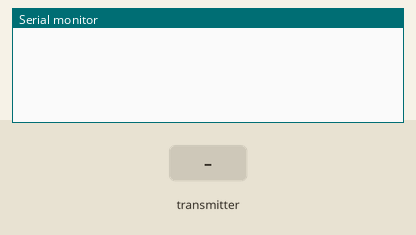
Recording of a sketch running on a simulated ESP32. On the bench: the last lines printed to the serial monitor. The inputs (shaded band) are chosen by the test bench.

Above: at 1.2 s.
1.3 s: the transmitter starts sending id = 0
At 1.66 s:
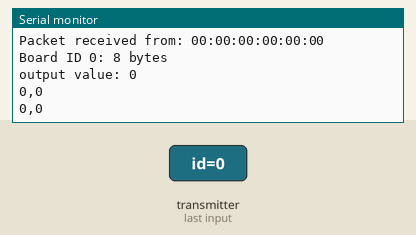
2.8 s: the transmitter starts sending output = 1024
At 3.16 s:
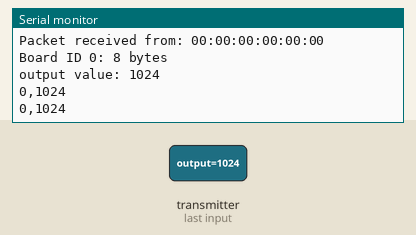
4.3 s: the transmitter starts sending id = 1
At 4.66 s:
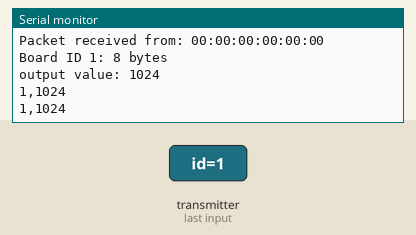
5.8 s: the transmitter starts sending output = 0
At 6.16 s:
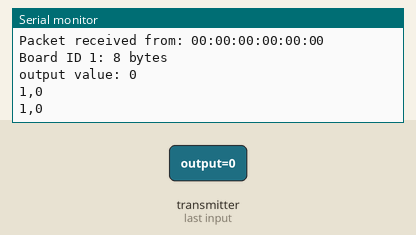

The sketch:

ESPNOW_receiver_UART.ino
```cpp
#include <esp_now.h>
#include <WiFi.h>
#include <HardwareSerial.h>

#define ESP32_RX 20
#define ESP32_TX 21

// Instantiate a new HardwareSerial object for communicating with another device
HardwareSerial MySerial(0); // UART0 on ESP32 Firebeetle

typedef struct struct_message {
  int id;       // Board ID
  int output;   // Output value (e.g., angle for stepper motor)
} struct_message;

struct_message myData;
//int outputs[2] = {0, 0};  // Array to hold output values for each board-- i think we can hold the values like this but does this mean changing the sending code?

// Create a structure to hold the readings from each board
struct_message board1;
struct_message board2;
//struct_message board3;

// Create an array with all the structures
struct_message boardsStruct[2] = {board1, board2};

//calback
void OnDataRecv(const uint8_t * mac_addr, const uint8_t *incomingData, int len) {
  char macStr[18];
  snprintf(macStr, sizeof(macStr), "%02x:%02x:%02x:%02x:%02x:%02x",
           mac_addr[0], mac_addr[1], mac_addr[2], mac_addr[3], mac_addr[4], mac_addr[5]);
  Serial.print("Packet received from: ");
  Serial.println(macStr);

  // Deserialize the incoming data
  memcpy(&myData, incomingData, sizeof(myData));
  Serial.printf("Board ID %u: %u bytes\n", myData.id, len);
  // Update the structures with the new incoming data
  boardsStruct[myData.id - 1].output = myData.output;
  //boardsStruct[myData.id-1].y = myData.y;
  Serial.printf("output value: %d \n", boardsStruct[myData.id - 1].output);

  String dataString = String(myData.id) + "," + String(myData.output)+'\n';
//  char outputStr[20];
//  snprintf(outputStr, sizeof(outputStr), "%d,%d\n", myData.id, "%d,%d\n", boardsStruct[myData.id - 1].output);
  Serial.println(dataString);
  MySerial.print(dataString);

  //  MySerial.println(boardsStruct[myData.id-1].output);
  //Serial.printf("y value: %d \n", boardsStruct[myData.id-1].y);
  Serial.println();
}

void setup() {
  Serial.begin(115200);
  MySerial.begin(9600, SERIAL_8N1, ESP32_RX, ESP32_TX);

  WiFi.mode(WIFI_STA);

  if (esp_now_init() != ESP_OK) {
    Serial.println("Error initializing ESP-NOW");
    return;
  }

  esp_now_register_recv_cb(OnDataRecv);
}

void loop() {
  delay(1000);
}
```

Measured:
- after the input at 1.3 s, the serial monitor: prints a new line after 0.05 s (image 1)
- after the input at 2.8 s, the serial monitor: prints a new line after 0.05 s (image 2)
- after the input at 4.3 s, the serial monitor: prints a new line after 0.05 s (image 3)
- after the input at 5.8 s, the serial monitor: prints a new line after 0.05 s (image 4)
